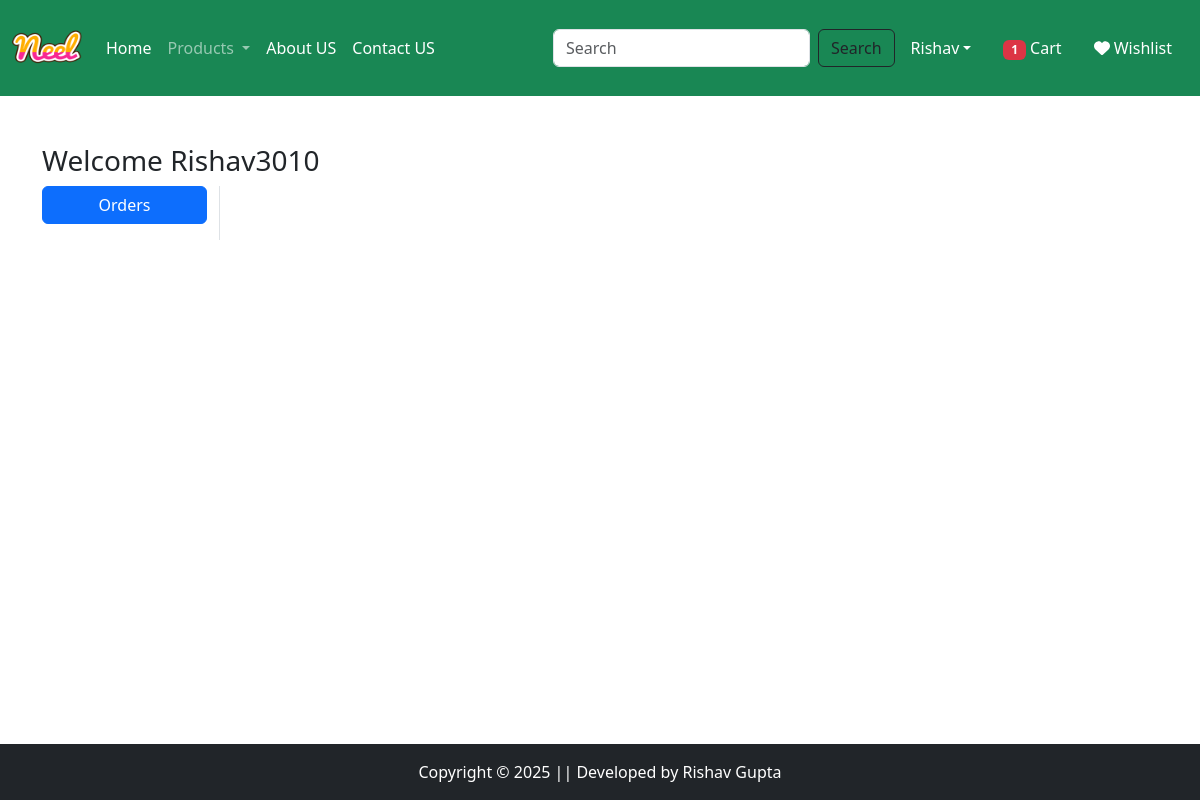
The page /orders/ (signed in) on the database as committed earlier.
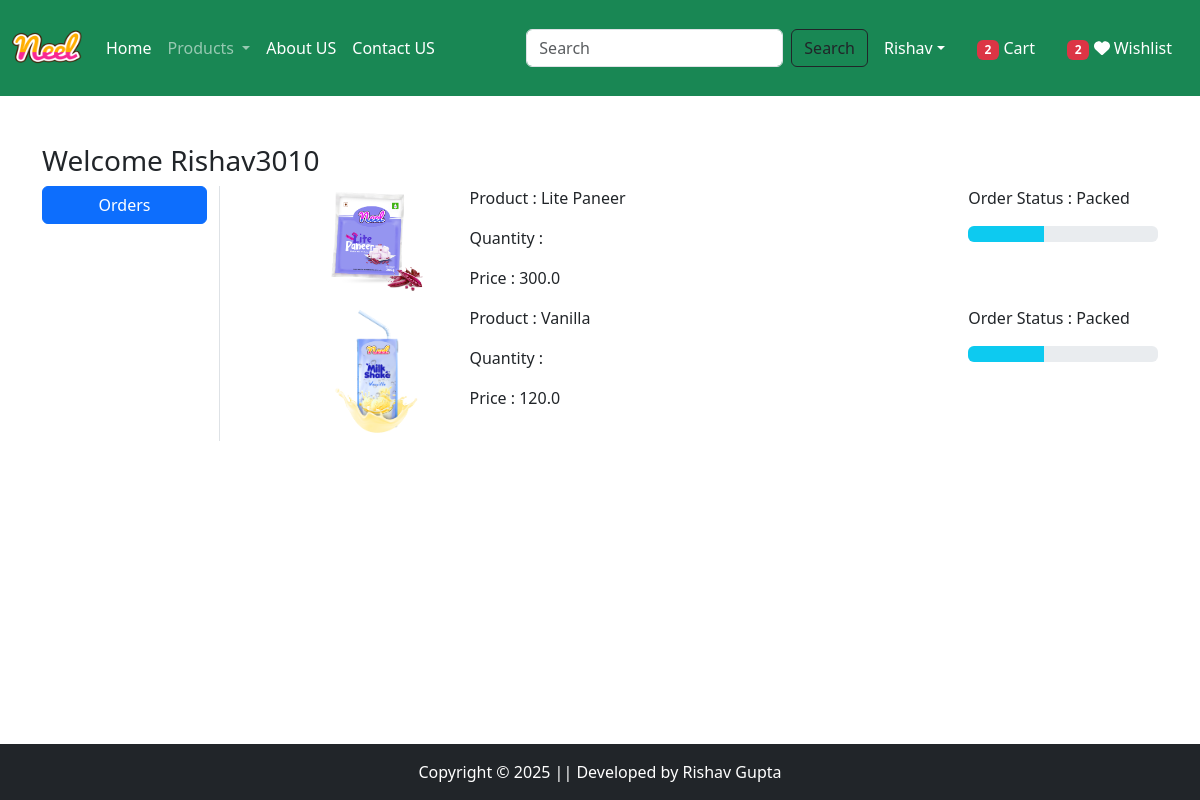
The same page on the database as committed later.
### App/models.py (models this page shows, shortened)
class OrderPlaced(models.Model):
    user = models.ForeignKey(User,on_delete=models.CASCADE)
    customer = models.ForeignKey(Customer,on_delete=models.CASCADE)
    product = models.ForeignKey(Product,on_delete=models.CASCADE)
    quantity = models.PositiveIntegerField(default=1)
    status = models.CharField(max_length=50,choices=STATE_CHOICES,default="pending")
    payment = models.ForeignKey(Payment,on_delete=models.CASCADE,default="")
    ordered_date = models.DateTimeField(default=timezone.now)
    @property
    def total_cost(self):
        return self.quantity * self.product.discounted_price

class Product(models.Model):
    title = models.CharField(max_length=100)
    selling_price = models.FloatField()
    discounted_price = models.FloatField()
    discription = models.TextField()
    composition = models.TextField(default='')
    prodapp = models.TextField(default='')
    category = models.CharField(choices=CATEGORY_CHOICES,max_length=2)
    product_image = models.ImageField(upload_to='product')

### App/views.py (the view)
# urls.py: path('orders/',views.orders,name='orders'),
@login_required
def orders(request):
    totalitem=0
    wishitem = 0
    if request.user.is_authenticated:
        totalitem = len(Cart.objects.filter(user=request.user))
        wishitem = len(Wishlist.objects.filter(user=request.user))
    order_placed = OrderPlaced.objects.filter(user=request.user)
    return render(request,'app/orders.html',locals())

### App/templates/app/orders.html (shortened to what this page needs)
{% extends "app/base.html" %}
{% load static %}
{% block main-content %}
<div class="container my-5">
    <div class="row">
        <h3>Welcome <span class="text-capitalize">{{request.user}}</span></h3>
        <div class="col-sm-2 border-end">
            <ul class="list-unstyled">
                <li class="d-grid"><a href="{% url 'orders' %}" class="btn btn-primary">Orders</a></li>
            </ul>
        </div>
        <div class="col-sm-9 offset-sm-1">
            {% for op in order_placed %}
            <div class="row">
                <div class="col-sm-2">
                    <img src="{{op.product.product_image.url}}" class="img-fluid" height="100" width="100" />
                </div>
                <div class="col-sm-7">
                    <p>Product : {{op.product.title}}</p>
                    <p>Quantity : {{op.qunatity}}</p>
                    <p>Price : {{op.total_cost}}</p>
                </div>
                <div class="col-sm-3">
                    <p>Order Status : {{op.status}}</p>
                    {% if op.status == "Packed" %}
                    <div class="progress">
                        <div class="progress-bar bg-info" role="progressbar" style="width: 40%" aria-valuenow="40" aria-valuemin="0" aria-valuemax="100"></div>
                    </div>
                    {% endif %}
                </div>
            </div>
            {% endfor %}
        </div>
    </div>
</div>
{% endblock main-content %}

Rows that differ between the two databases and show on the page:
added OrderPlaced: product.product_image (picture), product "Lite Paneer", total_cost "300.0", status "Packed"
added OrderPlaced: product.product_image (picture), product "Vanilla", total_cost "120.0", status "Packed"
Other text that changed with them:
{{ totalitem }}: "1" → "2"
{{ wishitem }}: (not shown) → "2"
